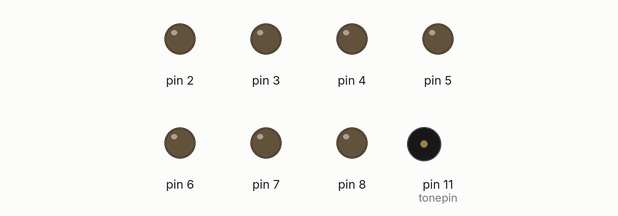
Recording of a sketch running on a simulated Arduino Uno, built with avr-gcc and run on an emulated ATmega328P. Shown: output pins drawn as LEDs (lit = HIGH), buzzer (waves = sounding).

Above: at 0.5 s.
At 4.3 s:
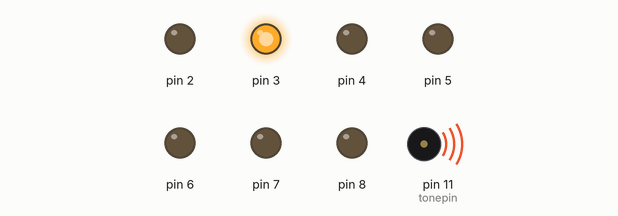
At 6.5 s:
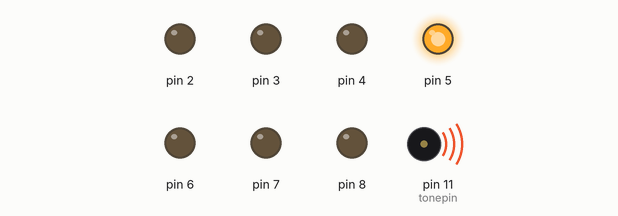
At 8.7 s:
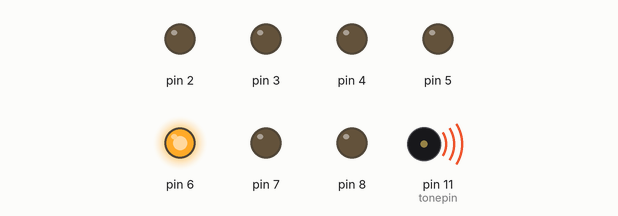
At 12.7 s:
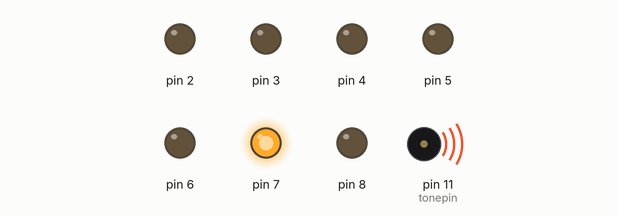
At 16.9 s:
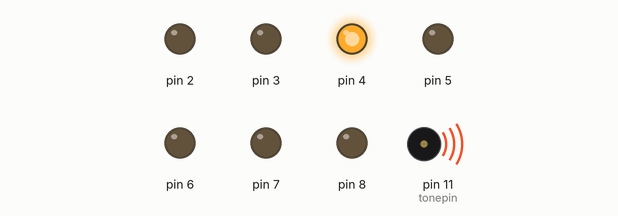
Timing chart, 0 to 17.2 s (numbered marks = the images above):
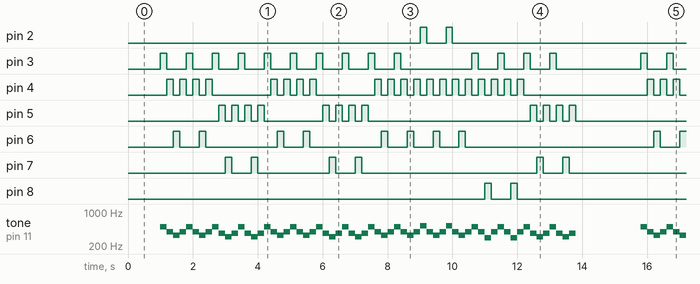

The sketch:

new_born_piano.ino
```cpp
/*
 * Olympia Axelou
 * 18 September 2016
 *
 * NEW BORN - MUSE :D
 * Used a passive buzzer and leds to implement piano tiles
 */

 #define RE 293 //8
 #define REd 311 //7
 #define MI 329 //6
 #define FAd 367 //5
 #define SOL 392 //4
 #define SI 493 //3
 #define NTO 523 //2

 int tune1[] = {SI , SOL , MI, SOL};
 int led1[] = {3, 4, 6, 4};
 int tune2[] = {SI , FAd, REd, FAd};
 int led2[] = {3, 5, 7, 5};
 int tune3[] = {NTO, SOL, MI , SOL};
 int led3[] = {2, 4, 6, 4};
 int tune4[] = {SI , SOL, RE , SOL};
 int led4[] = {3, 4, 8, 4};

 float durt[] = {.5, .5, .5, .5};

 int length;
 int tonepin = 11;

 void setup(){
  pinMode(tonepin, OUTPUT);
  length = sizeof(tune1) / sizeof(tune1[0]);

  for(int i = 2; i<9; i++){
    pinMode(i, OUTPUT);
  }
 }

 void loop(){

    delay(1000);

    for(int i = 0; i<2; i++){
      playtune(tune1, led1);
      playtune(tune1, led1);

     playtune(tune2, led2);
     playtune(tune2, led2);
   }
   playtune(tune1, led1);
   playtune(tune1, led1);

   playtune(tune3, led3);
   playtune(tune3, led3);

   playtune(tune4, led4);
   playtune(tune4, led4);

   playtune(tune2, led2);
   playtune(tune2, led2);

   delay(1000);
 }

 void playtune(int tune[], int ledp[]){
  for(int i = 0; i<length; i++){
    tone(tonepin, tune[i]);
    digitalWrite(ledp[i], HIGH);
    delay(400*durt[i]);
    digitalWrite(ledp[i], LOW);
    noTone(tonepin);
  }
  //delay(50);
 }
```

Measured:
- by itself, pin 2: repeats every 14.8 s: LOW 0.60 s, HIGH 0.20 s, LOW 13.8 s, HIGH 0.20 s
- by itself, pin 3: repeats every 14.8 s: HIGH 0.20 s, LOW 2.2 s, 3 × (HIGH 0.20 s, LOW 0.60 s), HIGH 0.20 s, LOW 2.6 s, 9 × (HIGH 0.20 s, LOW 0.60 s)
- by itself, pin 4, pin 5: moves between LOW and HIGH, repeating every 14.8 s
- by itself, pin 8: LOW → HIGH at 11.0 s, → LOW 0.20 s later, → HIGH 0.60 s later, → LOW 0.20 s later, … (8 changes in this stretch)
- by itself, pin 7: repeats every 14.8 s: LOW 0.60 s, HIGH 0.20 s, LOW 2.2 s, HIGH 0.20 s, LOW 0.60 s, HIGH 0.20 s, LOW 5.4 s, HIGH 0.20 s, LOW 0.60 s, HIGH 0.20 s, LOW 4.2 s, HIGH 0.20 s
- by itself, tone on pin 11 (tonepin): plays 493 Hz for 0.20 s, 392 Hz for 0.20 s, 329 Hz for 0.20 s, 392 Hz for 0.20 s, 493 Hz for 0.20 s, 392 Hz for 0.20 s … (175 notes in this stretch)
